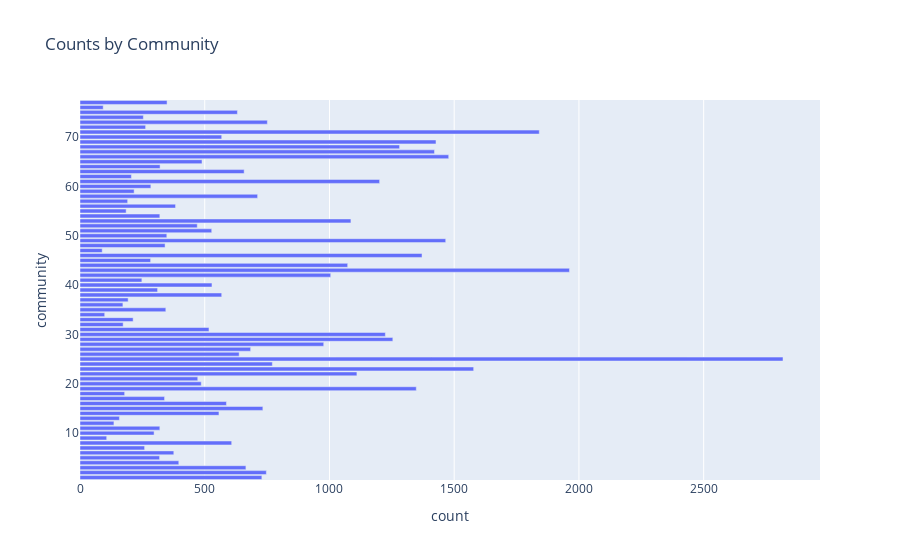

This figure's notebook cell:
### Code cell
import plotly.express as px
fig = px.bar(q11[q11.type=='OFFENSE INVOLVING CHILDREN'], x='count', y='community', orientation='h', title="Counts by Community")
fig.show()

### Figure 1 — Plotly figure (JSON) as saved in the notebook; plotly's stock layout.template omitted (floating-point values rounded to 4 significant figures)
{"data": [{"alignmentgroup": "True", "hovertemplate": "count=%{x}<br>community=%{y}<extra></extra>", "legendgroup": "", "marker": {"color": "#636efa", "pattern": {"shape": ""}}, "name": "", "offsetgroup": "", "orientation": "h", "showlegend": false, "textposition": "auto", "type": "bar", "x": [733, 1005, 1427, 587, 1962, 568, 339, 1073, 1841, 179, 283, 263, 1348, 1371, 751, 486, 89, 254, 472, 341, 631, 1110, 1466, 93, 1578, 348, 349, 771, 528, 2818, 470, 638, 1086, 2484, 684, 320, 729, 977, 185, 747, 1254, 383, 665, 1224, 191, 396, 517, 712, 319, 173, 217, 376, 213, 284, 259, 99, 1201, 608, 344, 206, 107, 172, 658, 297, 193, 321, 320, 568, 489, 136, 311, 1478, 158, 529, 1421, 557, 248, 1281], "xaxis": "x", "y": [15, 42, 69, 16, 43, 70, 17, 44, 71, 18, 45, 72, 19, 46, 73, 20, 47, 74, 21, 48, 75, 22, 49, 76, 23, 50, 77, 24, 51, 25, 52, 26, 53, null, 27, 54, 1, 28, 55, 2, 29, 56, 3, 30, 57, 4, 31, 58, 5, 32, 59, 6, 33, 60, 7, 34, 61, 8, 35, 62, 9, 36, 63, 10, 37, 64, 11, 38, 65, 12, 39, 66, 13, 40, 67, 14, 41, 68], "yaxis": "y"}], "layout": {"barmode": "relative", "legend": {"tracegroupgap": 0}, "title": {"text": "Counts by Community"}, "xaxis": {"anchor": "y", "domain": [0, 1], "title": {"text": "count"}}, "yaxis": {"anchor": "x", "domain": [0, 1], "title": {"text": "community"}}}}
